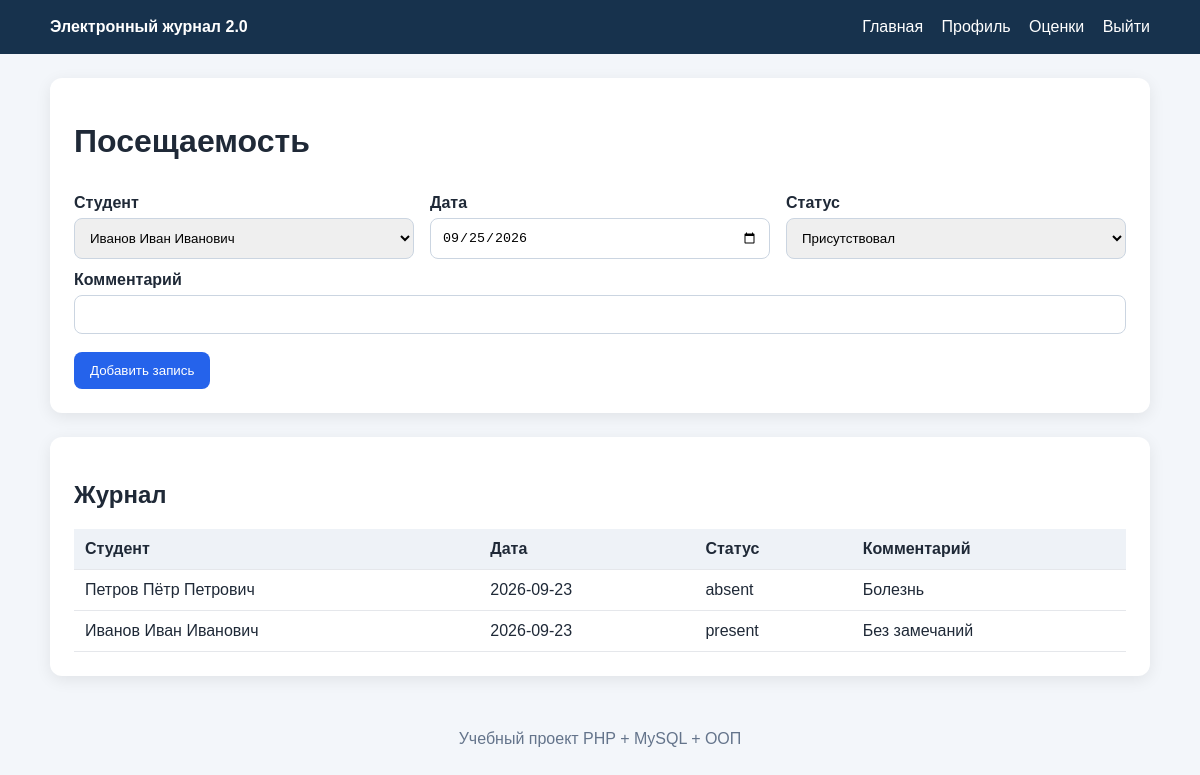
Screenshot of /attendance.php (signed in) with the database file from the repository.
### tables this page shows
CREATE TABLE attendance (
  id INT AUTO_INCREMENT PRIMARY KEY,
  student_id INT NOT NULL,
  lesson_date DATE NOT NULL,
  status ENUM('present','absent') NOT NULL,
  comment VARCHAR(255) DEFAULT '',
  FOREIGN KEY (student_id) REFERENCES students(id) ON DELETE CASCADE
);

CREATE TABLE students (
  id INT AUTO_INCREMENT PRIMARY KEY,
  user_id INT NULL,
  full_name VARCHAR(150) NOT NULL,
  group_name VARCHAR(50) NOT NULL,
  FOREIGN KEY (user_id) REFERENCES users(id) ON DELETE SET NULL
);

### classes/Database.php (called while the page is built, shortened)
<?php
require_once __DIR__ . '/../init.php';
class Database
{
    private PDO $pdo;
    public function __construct()
    {
        initializeDatabase();
        $dsn = 'mysql:host=' . DB_HOST . ';dbname=' . DB_NAME . ';charset=utf8mb4';
        $this->pdo = new PDO($dsn, DB_USER, DB_PASS, [
            PDO::ATTR_ERRMODE => PDO::ERRMODE_EXCEPTION,
            PDO::ATTR_DEFAULT_FETCH_MODE => PDO::FETCH_ASSOC,
            PDO::ATTR_EMULATE_PREPARES => false,
        ]);
    }
    public function query(string $sql, array $params = []): PDOStatement
    {
        $stmt = $this->pdo->prepare($sql);
        $stmt->execute($params);
        return $stmt;
    }
}

### init.php (called while the page is built, shortened)
<?php
function initializeDatabase(): void
{
    try {
        $pdo = new PDO(
            'mysql:host=' . DB_HOST . ';charset=utf8mb4',
            DB_USER,
            DB_PASS,
            [
                PDO::ATTR_ERRMODE => PDO::ERRMODE_EXCEPTION,
                PDO::ATTR_DEFAULT_FETCH_MODE => PDO::FETCH_ASSOC,
            ]
        );
        $pdo->exec(
            'CREATE DATABASE IF NOT EXISTS `' . str_replace('`', '``', DB_NAME) .
            '` CHARACTER SET utf8mb4 COLLATE utf8mb4_unicode_ci'
        );
        $pdo->exec('USE `' . str_replace('`', '``', DB_NAME) . '`');
        $pdo->exec(
            'CREATE TABLE IF NOT EXISTS users (
                id INT AUTO_INCREMENT PRIMARY KEY,
                login VARCHAR(50) NOT NULL UNIQUE,
                password_hash VARCHAR(255) NOT NULL,
                role ENUM("student","teacher","admin") NOT NULL
            ) ENGINE=InnoDB'
        );
        $pdo->exec(
            'CREATE TABLE IF NOT EXISTS students (
                id INT AUTO_INCREMENT PRIMARY KEY,
                user_id INT NULL,
                full_name VARCHAR(150) NOT NULL,
                group_name VARCHAR(50) NOT NULL,
                FOREIGN KEY (user_id) REFERENCES users(id) ON DELETE SET NULL
            ) ENGINE=InnoDB'
        );
        $pdo->exec(
            'CREATE TABLE IF NOT EXISTS grades (
                id INT AUTO_INCREMENT PRIMARY KEY,
                student_id INT NOT NULL,
                subject VARCHAR(100) NOT NULL,
                grade TINYINT NOT NULL,
                grade_date DATE NOT NULL,
                FOREIGN KEY (student_id) REFERENCES students(id) ON DELETE CASCADE
            ) ENGINE=InnoDB'
        );
        $pdo->exec(
            'CREATE TABLE IF NOT EXISTS attendance (
                id INT AUTO_INCREMENT PRIMARY KEY,
                student_id INT NOT NULL,
                lesson_date DATE NOT NULL,
                status ENUM("present","absent") NOT NULL,
                comment VARCHAR(255) DEFAULT "",
                FOREIGN KEY (student_id) REFERENCES students(id) ON DELETE CASCADE
            ) ENGINE=InnoDB'
        );
        $users = [
            ['student', password_hash('student123', PASSWORD_DEFAULT), 'student'],
            ['teacher', password_hash('teacher123', PASSWORD_DEFAULT), 'teacher'],
            ['admin', password_hash('admin123', PASSWORD_DEFAULT), 'admin'],
        ];
        $stmt = $pdo->prepare(
            'INSERT INTO users (login, password_hash, role)
             VALUES (?, ?, ?)
             ON DUPLICATE KEY UPDATE login = login'
        );
        foreach ($users as $user) {
            $stmt->execute($user);
        }
        $count = (int)$pdo->query('SELECT COUNT(*) FROM students')->fetchColumn();
        $count = (int)$pdo->query('SELECT COUNT(*) FROM grades')->fetchColumn();
        $count = (int)$pdo->query('SELECT COUNT(*) FROM attendance')->fetchColumn();
    } catch (PDOException $e) {
        throw new RuntimeException(
            'Не удалось подключиться к MySQL. Проверьте, что MySQL запущен в XAMPP. ' .
            'Детали: ' . $e->getMessage()
        );
    }
}

### classes/Attendance.php (called while the page is built, shortened)
<?php
class Attendance
{
    public function all(): array
    {
        return $this->db->query(
            'SELECT a.*, s.full_name
             FROM attendance a
             JOIN students s ON s.id = a.student_id
             ORDER BY a.lesson_date DESC, a.id DESC'
        )->fetchAll();
    }
}

### attendance.php (the view, shortened to what this page needs)
<?php
    require_once 'init.php';
require_once 'classes/Database.php';
require_once 'classes/Attendance.php';
$db = new Database();
$attendance = new Attendance($db);
$students = $db->query('SELECT id, full_name FROM students ORDER BY full_name')->fetchAll();
$records = $attendance->all();
require 'header.php';
?>
<div class="card">
  <h1>Посещаемость</h1>
  <form method="post">
    <div class="grid">
      <div><label>Студент</label><select name="student_id" required>
        <?php foreach ($students as $s): ?><option value="<?= $s['id'] ?>"><?= htmlspecialchars($s['full_name']) ?></option><?php endforeach; ?>
      </select></div>
      <div><label>Дата</label><input type="date" name="lesson_date" value="<?= date('Y-m-d') ?>" required></div>
      <div><label>Статус</label><select name="status"><option value="present">Присутствовал</option><option value="absent">Отсутствовал</option></select></div>
    </div>
    <label>Комментарий</label><input name="comment">
    <br><br><button>Добавить запись</button>
  </form>
</div>
<div class="card">
  <h2>Журнал</h2>
  <table><tr><th>Студент</th><th>Дата</th><th>Статус</th><th>Комментарий</th></tr>
  <?php foreach ($records as $r): ?>
    <tr><td><?= htmlspecialchars($r['full_name']) ?></td><td><?= htmlspecialchars($r['lesson_date']) ?></td><td><?= htmlspecialchars($r['status']) ?></td><td><?= htmlspecialchars($r['comment']) ?></td></tr>
  <?php endforeach; ?>
  </table>
</div>
<?php require 'footer.php'; ?>

### style.css (style rules this page uses)
* { box-sizing: border-box; }
body { margin: 0; font-family: Arial, sans-serif; background: #f3f6fa; color: #1f2937; }
.card { background:#fff; border-radius:12px; padding:24px; margin:24px 0; box-shadow:0 4px 16px rgba(0,0,0,.08); }
.grid { display:grid; grid-template-columns:repeat(auto-fit,minmax(220px,1fr)); gap:16px; }
label { display:block; margin:12px 0 6px; font-weight:600; }
input, select { width:100%; padding:11px; border:1px solid #cbd5e1; border-radius:8px; }
button, .btn { display:inline-block; border:0; border-radius:8px; padding:11px 16px; background:#2563eb; color:#fff; text-decoration:none; cursor:pointer; }
table { width:100%; border-collapse:collapse; margin-top:16px; }
th, td { padding:11px; border-bottom:1px solid #e5e7eb; text-align:left; }
th { background:#eef2f7; }

### rows the page displays
attendance: student.full_name "Петров Пётр Петрович", lesson_date "2026-09-23", status "absent", comment "Болезнь"
attendance: student.full_name "Иванов Иван Иванович", lesson_date "2026-09-23", status "present", comment "Без замечаний"

### other values shown
form field student_id "Иванов Иван Иванович"
